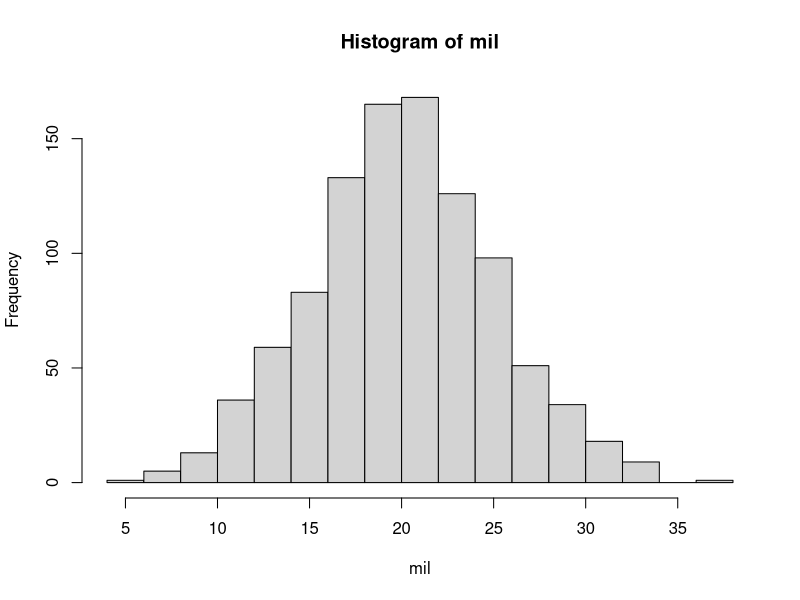

The R source for this figure:
## ---- chunk 1
log_natural <- log(12.43)

log_10 <- log10(12.43)

log_2 <- log2(12.43)

raiz <- sqrt(12.43)

soma <- log_natural + log_10 + log_2 + raiz

round(soma, 2)

## ---- chunk 2
r <- 20/2

area_circulo <- pi*(r^2)

print(area_circulo)
## ---- chunk 3
(14*0.51)^1/3
## ---- chunk 4
a <- 2

b <- -1

c <- -4

x1 <- (-b + sqrt(b^2 - 4*a*c))/(2*a)

x2 <- (-b - sqrt(b^2 - 4*a*c))/(2*a)

round(x1, 2)

round(x2, 2)
## ---- chunk 5
peso <- c(80.2, 56.3, 70.5, 60.3)

round(mean(peso),1)

round(sd(peso),1) 

## ---- chunk 6
altura <- c(175, 160, 165, 172)

altura_m <- altura/100

median(altura_m)

min(altura_m)

max(altura_m)

## ---- chunk 7
peso <- c(80.2, 56.3, 70.5, 60.3)

altura <- c(175, 160, 165, 172)

altura_m <- altura/100

imc <- peso/altura_m^2

round(mean(imc),3)
## ---- chunk 8
#| echo: true
a <- c(2.567,3.786,4.89,5.765,9.27) 

round(mean(a), 2) 
## ---- chunk 9
questoes <- paste(rep("q",5), 1:5, sep = "")

print(questoes)
## ---- chunk 10
questoes_ <- paste(rep("q",5), 1:5, sep = "_")

print(questoes_)
## ---- chunk 11
questoes <- rep("q",5) |> 
  paste(1:5, sep = "")

print(questoes)
## ---- chunk 12
set.seed(123)

mil <- rnorm(1000, 20, 5)

hist(mil)

## ---- chunk 13
a <- c(1,2,"três",4,"cinco")

print(a)
## ---- chunk 14
replace(a, c(3,5), c(3,5))
## ---- chunk 15
colunas <- colnames(mtcars)

print(colunas)
